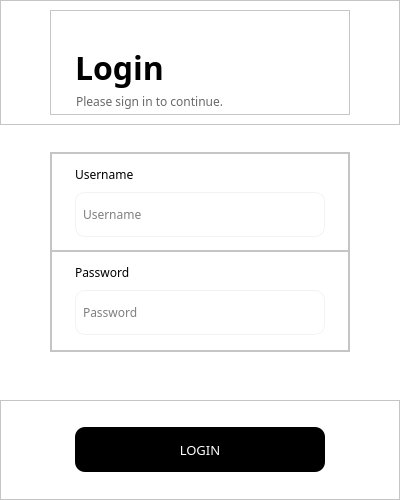
<?xml version="1.0" encoding="UTF-8"?>
<ui version="4.0">
 <class>Login_Dialog</class>
 <widget class="QDialog" name="Login_Dialog">
  <property name="geometry">
   <rect>
    <x>0</x>
    <y>0</y>
    <width>400</width>
    <height>500</height>
   </rect>
  </property>
  <property name="minimumSize">
   <size>
    <width>0</width>
    <height>500</height>
   </size>
  </property>
  <property name="maximumSize">
   <size>
    <width>500</width>
    <height>16777215</height>
   </size>
  </property>
  <property name="windowTitle">
   <string>Dialog</string>
  </property>
  <layout class="QGridLayout" name="gridLayout">
   <property name="leftMargin">
    <number>0</number>
   </property>
   <property name="topMargin">
    <number>0</number>
   </property>
   <property name="rightMargin">
    <number>0</number>
   </property>
   <property name="bottomMargin">
    <number>0</number>
   </property>
   <property name="spacing">
    <number>0</number>
   </property>
   <item row="0" column="0">
    <widget class="QWidget" name="widget" native="true">
     <property name="sizePolicy">
      <sizepolicy hsizetype="Expanding" vsizetype="Expanding">
       <horstretch>0</horstretch>
       <verstretch>0</verstretch>
      </sizepolicy>
     </property>
     <property name="styleSheet">
      <string notr="true">background-color: rgb(255, 255, 255);</string>
     </property>
     <layout class="QGridLayout" name="gridLayout_3">
      <property name="leftMargin">
       <number>0</number>
      </property>
      <property name="topMargin">
       <number>0</number>
      </property>
      <property name="rightMargin">
       <number>0</number>
      </property>
      <property name="bottomMargin">
       <number>0</number>
      </property>
      <item row="1" column="0">
       <widget class="QFrame" name="middle_frame">
        <property name="sizePolicy">
         <sizepolicy hsizetype="Preferred" vsizetype="Expanding">
          <horstretch>0</horstretch>
          <verstretch>0</verstretch>
         </sizepolicy>
        </property>
        <property name="minimumSize">
         <size>
          <width>0</width>
          <height>0</height>
         </size>
        </property>
        <property name="styleSheet">
         <string notr="true">text-align: center;</string>
        </property>
        <layout class="QGridLayout" name="gridLayout_7">
         <property name="bottomMargin">
          <number>30</number>
         </property>
         <property name="spacing">
          <number>0</number>
         </property>
         <item row="0" column="0">
          <widget class="QFrame" name="frame_4">
           <property name="minimumSize">
            <size>
             <width>0</width>
             <height>200</height>
            </size>
           </property>
           <property name="maximumSize">
            <size>
             <width>300</width>
             <height>200</height>
            </size>
           </property>
           <property name="frameShape">
            <enum>QFrame::StyledPanel</enum>
           </property>
           <property name="frameShadow">
            <enum>QFrame::Raised</enum>
           </property>
           <layout class="QGridLayout" name="gridLayout_6">
            <property name="leftMargin">
             <number>0</number>
            </property>
            <property name="topMargin">
             <number>0</number>
            </property>
            <property name="rightMargin">
             <number>0</number>
            </property>
            <property name="bottomMargin">
             <number>0</number>
            </property>
            <property name="spacing">
             <number>0</number>
            </property>
            <item row="0" column="0">
             <widget class="QFrame" name="frame">
              <property name="sizePolicy">
               <sizepolicy hsizetype="Expanding" vsizetype="Expanding">
                <horstretch>0</horstretch>
                <verstretch>0</verstretch>
               </sizepolicy>
              </property>
              <property name="maximumSize">
               <size>
                <width>16777215</width>
                <height>100</height>
               </size>
              </property>
              <property name="frameShape">
               <enum>QFrame::StyledPanel</enum>
              </property>
              <property name="frameShadow">
               <enum>QFrame::Raised</enum>
              </property>
              <layout class="QGridLayout" name="gridLayout_2">
               <item row="0" column="0">
                <widget class="QLabel" name="label">
                 <property name="sizePolicy">
                  <sizepolicy hsizetype="Expanding" vsizetype="Preferred">
                   <horstretch>0</horstretch>
                   <verstretch>0</verstretch>
                  </sizepolicy>
                 </property>
                 <property name="minimumSize">
                  <size>
                   <width>250</width>
                   <height>15</height>
                  </size>
                 </property>
                 <property name="maximumSize">
                  <size>
                   <width>250</width>
                   <height>15</height>
                  </size>
                 </property>
                 <property name="font">
                  <font>
                   <family>Satoshi Medium</family>
                   <pointsize>9</pointsize>
                  </font>
                 </property>
                 <property name="text">
                  <string>Username</string>
                 </property>
                </widget>
               </item>
               <item row="1" column="0">
                <widget class="QLineEdit" name="username_lineEdit">
                 <property name="minimumSize">
                  <size>
                   <width>250</width>
                   <height>45</height>
                  </size>
                 </property>
                 <property name="maximumSize">
                  <size>
                   <width>250</width>
                   <height>45</height>
                  </size>
                 </property>
                 <property name="font">
                  <font>
                   <family>Satoshi</family>
                   <pointsize>9</pointsize>
                  </font>
                 </property>
                 <property name="styleSheet">
                  <string notr="true">border: 1px solid rgb(244, 242, 240);
border-radius: 10px;
padding-left: 5px;
background-color: transparent;</string>
                 </property>
                 <property name="placeholderText">
                  <string>Username</string>
                 </property>
                </widget>
               </item>
              </layout>
             </widget>
            </item>
            <item row="1" column="0">
             <widget class="QFrame" name="frame_2">
              <property name="sizePolicy">
               <sizepolicy hsizetype="Expanding" vsizetype="Expanding">
                <horstretch>0</horstretch>
                <verstretch>0</verstretch>
               </sizepolicy>
              </property>
              <property name="minimumSize">
               <size>
                <width>0</width>
                <height>100</height>
               </size>
              </property>
              <property name="maximumSize">
               <size>
                <width>16777215</width>
                <height>100</height>
               </size>
              </property>
              <property name="frameShape">
               <enum>QFrame::StyledPanel</enum>
              </property>
              <property name="frameShadow">
               <enum>QFrame::Raised</enum>
              </property>
              <layout class="QGridLayout" name="gridLayout_9">
               <item row="0" column="0">
                <widget class="QLabel" name="label_2">
                 <property name="minimumSize">
                  <size>
                   <width>250</width>
                   <height>15</height>
                  </size>
                 </property>
                 <property name="maximumSize">
                  <size>
                   <width>250</width>
                   <height>15</height>
                  </size>
                 </property>
                 <property name="font">
                  <font>
                   <family>Satoshi Medium</family>
                   <pointsize>9</pointsize>
                  </font>
                 </property>
                 <property name="text">
                  <string>Password</string>
                 </property>
                </widget>
               </item>
               <item row="1" column="0">
                <widget class="QLineEdit" name="password_lineEdit">
                 <property name="minimumSize">
                  <size>
                   <width>250</width>
                   <height>45</height>
                  </size>
                 </property>
                 <property name="maximumSize">
                  <size>
                   <width>250</width>
                   <height>45</height>
                  </size>
                 </property>
                 <property name="font">
                  <font>
                   <family>Satoshi</family>
                   <pointsize>9</pointsize>
                  </font>
                 </property>
                 <property name="styleSheet">
                  <string notr="true">border: 1px solid rgb(244, 242, 240);
border-radius: 10px;
padding-left: 5px;
background-color: transparent;</string>
                 </property>
                 <property name="placeholderText">
                  <string>Password</string>
                 </property>
                </widget>
               </item>
              </layout>
             </widget>
            </item>
           </layout>
          </widget>
         </item>
        </layout>
       </widget>
      </item>
      <item row="2" column="0">
       <widget class="QFrame" name="bottom_frame">
        <property name="minimumSize">
         <size>
          <width>0</width>
          <height>100</height>
         </size>
        </property>
        <property name="maximumSize">
         <size>
          <width>16777215</width>
          <height>100</height>
         </size>
        </property>
        <property name="frameShape">
         <enum>QFrame::StyledPanel</enum>
        </property>
        <property name="frameShadow">
         <enum>QFrame::Raised</enum>
        </property>
        <layout class="QGridLayout" name="gridLayout_5">
         <item row="0" column="0">
          <widget class="QPushButton" name="login_btn">
           <property name="sizePolicy">
            <sizepolicy hsizetype="Expanding" vsizetype="Expanding">
             <horstretch>0</horstretch>
             <verstretch>0</verstretch>
            </sizepolicy>
           </property>
           <property name="minimumSize">
            <size>
             <width>0</width>
             <height>45</height>
            </size>
           </property>
           <property name="maximumSize">
            <size>
             <width>250</width>
             <height>45</height>
            </size>
           </property>
           <property name="font">
            <font>
             <family>Satoshi Medium</family>
             <pointsize>10</pointsize>
            </font>
           </property>
           <property name="styleSheet">
            <string notr="true">QPushButton {
	color: white;
	background-color:black;
	border: none;
	border-radius: 10px;

}
QPushButton:hover {
	background-color: #191919;
	border-radius: 10px;
}
</string>
           </property>
           <property name="text">
            <string>LOGIN</string>
           </property>
          </widget>
         </item>
        </layout>
       </widget>
      </item>
      <item row="0" column="0">
       <widget class="QFrame" name="top_frame">
        <property name="sizePolicy">
         <sizepolicy hsizetype="Expanding" vsizetype="Expanding">
          <horstretch>0</horstretch>
          <verstretch>0</verstretch>
         </sizepolicy>
        </property>
        <property name="maximumSize">
         <size>
          <width>16777215</width>
          <height>125</height>
         </size>
        </property>
        <property name="frameShape">
         <enum>QFrame::StyledPanel</enum>
        </property>
        <property name="frameShadow">
         <enum>QFrame::Raised</enum>
        </property>
        <layout class="QGridLayout" name="gridLayout_4">
         <item row="1" column="0">
          <widget class="QFrame" name="frame_5">
           <property name="sizePolicy">
            <sizepolicy hsizetype="Preferred" vsizetype="Expanding">
             <horstretch>0</horstretch>
             <verstretch>0</verstretch>
            </sizepolicy>
           </property>
           <property name="maximumSize">
            <size>
             <width>300</width>
             <height>16777215</height>
            </size>
           </property>
           <property name="frameShape">
            <enum>QFrame::StyledPanel</enum>
           </property>
           <property name="frameShadow">
            <enum>QFrame::Raised</enum>
           </property>
           <layout class="QGridLayout" name="gridLayout_8">
            <property name="leftMargin">
             <number>0</number>
            </property>
            <property name="topMargin">
             <number>0</number>
            </property>
            <property name="rightMargin">
             <number>0</number>
            </property>
            <property name="bottomMargin">
             <number>0</number>
            </property>
            <property name="spacing">
             <number>0</number>
            </property>
            <item row="0" column="0">
             <widget class="QLabel" name="label_3">
              <property name="sizePolicy">
               <sizepolicy hsizetype="Preferred" vsizetype="Preferred">
                <horstretch>0</horstretch>
                <verstretch>0</verstretch>
               </sizepolicy>
              </property>
              <property name="maximumSize">
               <size>
                <width>300</width>
                <height>100</height>
               </size>
              </property>
              <property name="font">
               <font>
                <family>Satoshi Black</family>
                <pointsize>24</pointsize>
                <bold>true</bold>
               </font>
              </property>
              <property name="styleSheet">
               <string notr="true">padding-left: 15px;
padding-top: 35px;</string>
              </property>
              <property name="text">
               <string>Login</string>
              </property>
              <property name="alignment">
               <set>Qt::AlignLeading|Qt::AlignLeft|Qt::AlignVCenter</set>
              </property>
             </widget>
            </item>
            <item row="1" column="0">
             <widget class="QLabel" name="label_4">
              <property name="sizePolicy">
               <sizepolicy hsizetype="Expanding" vsizetype="Expanding">
                <horstretch>0</horstretch>
                <verstretch>0</verstretch>
               </sizepolicy>
              </property>
              <property name="minimumSize">
               <size>
                <width>0</width>
                <height>25</height>
               </size>
              </property>
              <property name="maximumSize">
               <size>
                <width>16777215</width>
                <height>25</height>
               </size>
              </property>
              <property name="font">
               <font>
                <family>Satoshi</family>
               </font>
              </property>
              <property name="styleSheet">
               <string notr="true">padding-left: 22px;
color:rgb(104, 104, 104);</string>
              </property>
              <property name="text">
               <string>Please sign in to continue.</string>
              </property>
             </widget>
            </item>
           </layout>
          </widget>
         </item>
        </layout>
       </widget>
      </item>
     </layout>
    </widget>
   </item>
  </layout>
 </widget>
 <resources>
  <include location="Icons/icons.qrc"/>
 </resources>
 <connections/>
</ui>
